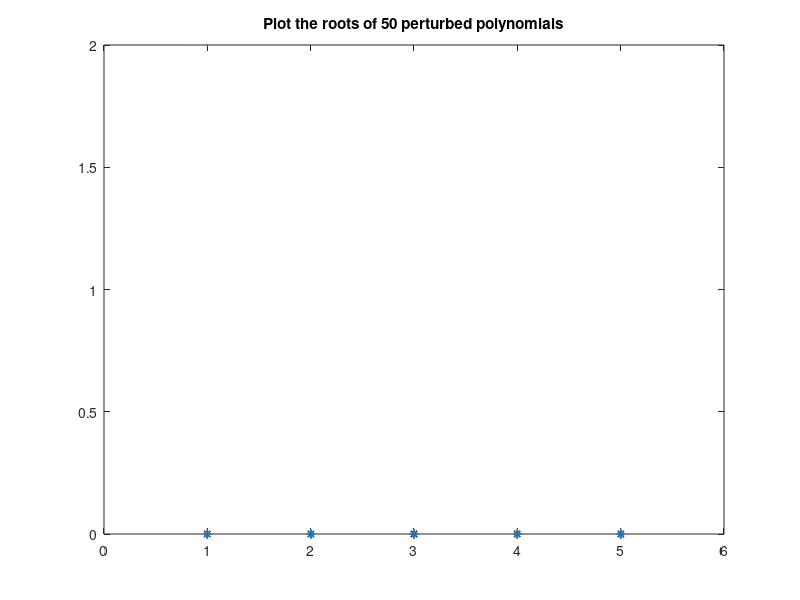
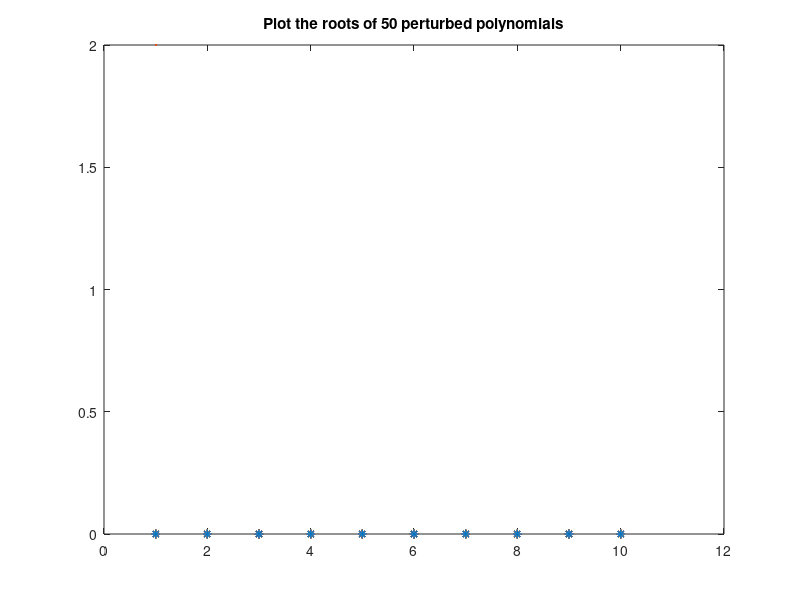
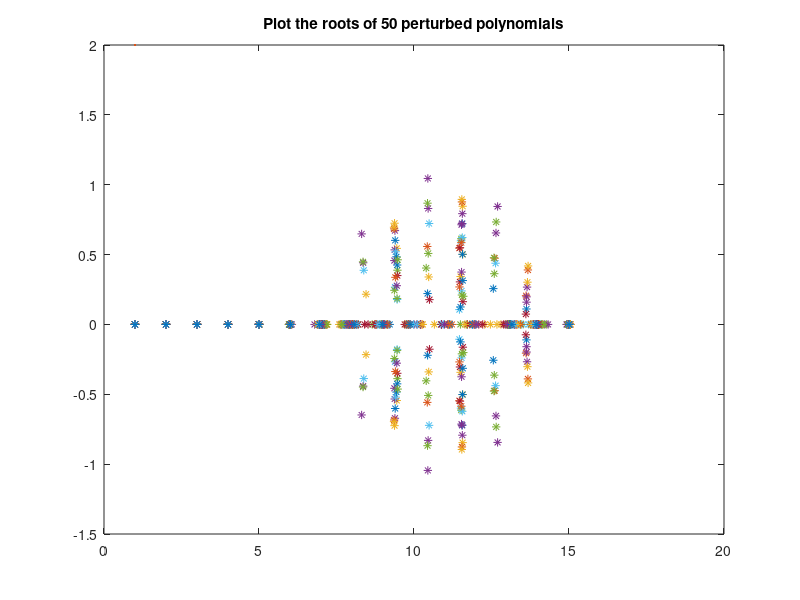
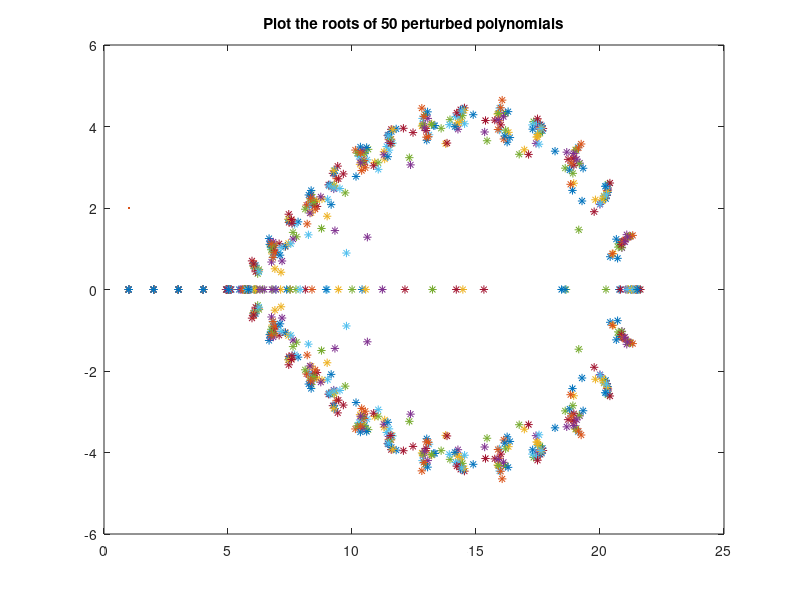

Write MATLAB code to recreate these figures, in order.
%%
% TRAM LE
% 
% HOMEWORK 4: Part 2
%%
clear all
format long
%2. 
n = [5 10 15 20]
%loop thr all n
for k = 1:length(n)
    %seperate each graph
    figure
    % cal coeffient of poly of the given root above
    p = poly(1:n(k))
    % generate 50 perturbed poly and plot them
    for i = 1:50
        %tack n+1 to each iterate for n vector
        for j = 1:n(k)+1
            %aj= aj+ 10^−10 ∗aj∗(a random number),
            pertubed_poly(i,j) = p(1,j)+(10^-10)*p(1,j)*rand(1)
        end
        %Find roots of perturbed poly by look through all the column in
        %each row
        r(i,:) = roots(pertubed_poly(i,:))
        x = real(r(i,:))
        y = imag(r(i,:))
        plot(x,y,'*', LineWidth=2)
        title('Plot the roots of 50 perturbed polynomials')
        hold on
    end
    %clear each iteration
    clear r
end
% % The error get worse when we increase n. Proof by the graph 1 to 4 and
% % hold on on the 4th graph

% %2. 
% n = [5 10 15 20]
% %loop thr all n
% for k = 1:length(n)
%     %seperate each graph
%     figure
%     % cal coeffient of poly of the given root above
%     p = poly(1:n(k))
%     % generate 50 perturbed poly and plot them
%     for i = 1:50
%         %tack n+1 to each iterate for n vector
%         for j = 1:n(k)+1
%             %aj= aj+ 10^−10 ∗aj∗(a random number),
%             pertubed_poly(i,j) = p(1,j)+(10^-10)*p(1,j)*rand(1)
%         end
%         %Find roots of perturbed poly by look through all the column in
%         %each row
%         r(i,:) = roots(pertubed_poly(i,:))
%         x = real(r(i,:))
%         y = imag(r(i,:))
%         plot(x,y,'*', LineWidth=2)
%         title('Plot the roots of 50 perturbed polynomials')
%         hold on
%     end
%     %clear each iteration
%     clear r
% end
% The error get worse when we increase n. Proof by the graph 1 to 4 and
% hold on on the 4th graph